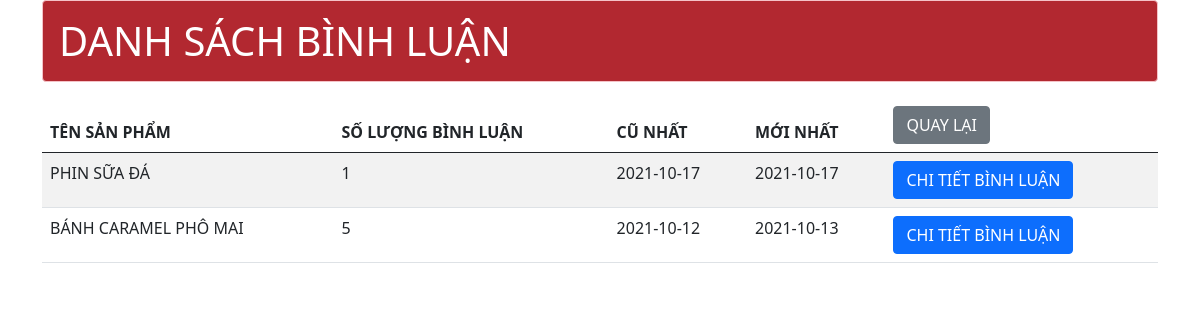
Screenshot of /admin/binh_luan/list.php with the database file from the repository.
### tables this page shows
CREATE TABLE `hang_hoa` (
  `ma_hh` int(11) NOT NULL,
  `ten_hh` varchar(255) NOT NULL,
  `gia` double(10,2) NOT NULL DEFAULT 0.00,
  `mo_ta` varchar(255) NOT NULL,
  `giam_gia` double(10,2) DEFAULT 0.00,
  `img` varchar(255) NOT NULL,
  `ngay_tao` date NOT NULL,
  `luot_xem` int(11) NOT NULL,
  `trang_thai` varchar(255) NOT NULL,
  `so_luong` int(11) NOT NULL,
  `ma_loai` int(11) NOT NULL,
  `dac_biet` varchar(255) NOT NULL
);

### admin/db/function.php (called while the page is built, shortened)
<?php
function pdo_get_connection(){
    $dburl = "mysql:host=localhost;dbname=db_du_an;charset=utf8";
    $username = 'root';
    $password = '';
    $conn = new PDO($dburl, $username, $password);
    $conn->setAttribute(PDO::ATTR_ERRMODE, PDO::ERRMODE_EXCEPTION);
    return $conn;
}
function pdo_query($sql){
    $sql_args = array_slice(func_get_args(), 1);
    try{
    $conn = pdo_get_connection();
    $stmt = $conn->prepare($sql);
    $stmt->execute($sql_args);
    $rows = $stmt->fetchAll();
    return $rows;
    }
    catch(PDOException $e){
    throw $e;
    }
    finally{
    unset($conn);
    }
}
?>

### admin/binh_luan/list.php (the view, shortened to what this page needs)
<?php
require_once "./../db/function.php";
$sql = "SELECT hang_hoa . ma_hh, hang_hoa . ten_hh, COUNT(noi_dung) AS so_luong_cmt, MIN(binh_luan . ngay_tao) as cu_nhat, MAX(binh_luan . ngay_tao) as moi_nhat
FROM binh_luan INNER JOIN hang_hoa ON binh_luan . ma_hh = hang_hoa . ma_hh GROUP BY hang_hoa . ma_hh, hang_hoa . ten_hh HAVING so_luong_cmt > 0";
$getdata = pdo_query($sql);
?>
<!DOCTYPE html>
<html lang="en">
<head>
    <link href="https://cdn.jsdelivr.net/npm/bootstrap@5.0.1/dist/css/bootstrap.min.css" rel="stylesheet">
</head>
<body>
    <div class="container">
        <h1 class="alert alert-danger" style="color:#fff; background-color:#b22830;">DANH SÁCH BÌNH LUẬN</h1>
       <table class="table table-striped table-hover">
                    <thead>
                        <tr>
                            <th>TÊN SẢN PHẨM</th>
                            <th>SỐ LƯỢNG BÌNH LUẬN</th>
                            <th>CŨ NHẤT</th>
                            <th>MỚI NHẤT</th>
                            <th><a href="\du_an_mau\admin\db\quan_tri.php" class="btn btn-secondary">QUAY LẠI</a></th>
                        </tr>
                    </thead>
                    <tbody>
                        <?php foreach ($getdata as $key => $value) : ?>
                            <tr>
                                <td><?php echo $value['ten_hh'] ?></td>
                                <td><?php echo $value['so_luong_cmt'] ?></td>
                                <td><?php echo $value['cu_nhat'] ?></td>
                                <td><?php echo $value['moi_nhat'] ?></td>
                                <td><a href="\du_an_mau\admin\binh_luan\chi_tiet_cmt.php?ma_hh=<?php echo $value['ma_hh']?>" class="btn btn-primary">CHI TIẾT BÌNH LUẬN</a></td>
                            </tr>
                        <?php endforeach; ?>
                    </tbody>
            </table>
    </div>
</body>
</html>

### rows the page displays
hang_hoa: ten_hh "PHIN SỮA ĐÁ", so_luong_cmt "1", cu_nhat "2021-10-17", moi_nhat "2021-10-17"
hang_hoa: ten_hh "BÁNH CARAMEL PHÔ MAI", so_luong_cmt "5", cu_nhat "2021-10-12", moi_nhat "2021-10-13"
